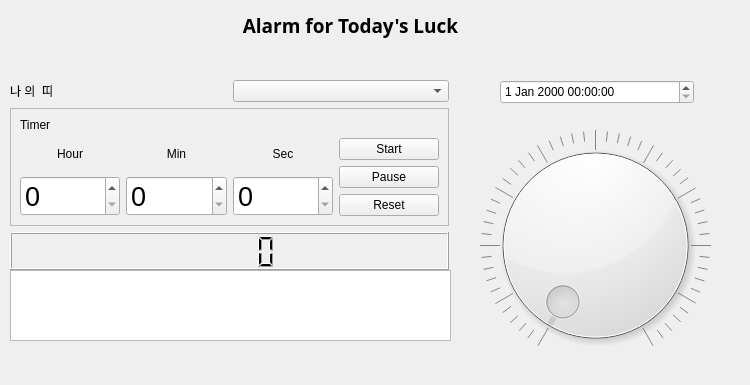
<?xml version="1.0" encoding="UTF-8"?>
<ui version="4.0">
 <class>Form__timer</class>
 <widget class="QWidget" name="Form__timer">
  <property name="geometry">
   <rect>
    <x>0</x>
    <y>0</y>
    <width>750</width>
    <height>385</height>
   </rect>
  </property>
  <property name="windowTitle">
   <string>Form</string>
  </property>
  <widget class="QDial" name="dial">
   <property name="geometry">
    <rect>
     <x>480</x>
     <y>110</y>
     <width>231</width>
     <height>271</height>
    </rect>
   </property>
   <property name="baseSize">
    <size>
     <width>30</width>
     <height>30</height>
    </size>
   </property>
   <property name="invertedAppearance">
    <bool>false</bool>
   </property>
   <property name="invertedControls">
    <bool>false</bool>
   </property>
   <property name="wrapping">
    <bool>false</bool>
   </property>
   <property name="notchTarget">
    <double>5.000000000000000</double>
   </property>
   <property name="notchesVisible">
    <bool>true</bool>
   </property>
  </widget>
  <widget class="QTextBrowser" name="textBrowser__log">
   <property name="geometry">
    <rect>
     <x>10</x>
     <y>270</y>
     <width>441</width>
     <height>71</height>
    </rect>
   </property>
  </widget>
  <widget class="QLabel" name="label__title">
   <property name="geometry">
    <rect>
     <x>210</x>
     <y>10</y>
     <width>281</width>
     <height>31</height>
    </rect>
   </property>
   <property name="font">
    <font>
     <family>Source Code Pro Semibold</family>
     <pointsize>14</pointsize>
     <weight>75</weight>
     <bold>true</bold>
    </font>
   </property>
   <property name="layoutDirection">
    <enum>Qt::LeftToRight</enum>
   </property>
   <property name="text">
    <string>Alarm for Today's Luck</string>
   </property>
   <property name="alignment">
    <set>Qt::AlignCenter</set>
   </property>
  </widget>
  <widget class="QWidget" name="layoutWidget">
   <property name="geometry">
    <rect>
     <x>10</x>
     <y>80</y>
     <width>439</width>
     <height>190</height>
    </rect>
   </property>
   <layout class="QHBoxLayout" name="horizontalLayout_2">
    <item>
     <layout class="QVBoxLayout" name="verticalLayout_6">
      <item>
       <layout class="QVBoxLayout" name="verticalLayout_5">
        <item>
         <layout class="QHBoxLayout" name="horizontalLayout">
          <item>
           <widget class="QLabel" name="label__usr_ddi">
            <property name="text">
             <string>나 의  띠 </string>
            </property>
           </widget>
          </item>
          <item>
           <widget class="QComboBox" name="comboBox__usr_ddi"/>
          </item>
         </layout>
        </item>
        <item>
         <widget class="QFrame" name="frame">
          <property name="frameShape">
           <enum>QFrame::StyledPanel</enum>
          </property>
          <property name="frameShadow">
           <enum>QFrame::Raised</enum>
          </property>
          <layout class="QGridLayout" name="gridLayout">
           <item row="1" column="3">
            <layout class="QVBoxLayout" name="verticalLayout">
             <item>
              <widget class="QPushButton" name="pushButton__start">
               <property name="text">
                <string>Start</string>
               </property>
              </widget>
             </item>
             <item>
              <widget class="QPushButton" name="pushButton__pause">
               <property name="text">
                <string>Pause</string>
               </property>
              </widget>
             </item>
             <item>
              <widget class="QPushButton" name="pushButton__reset">
               <property name="text">
                <string>Reset</string>
               </property>
              </widget>
             </item>
            </layout>
           </item>
           <item row="1" column="2">
            <layout class="QVBoxLayout" name="verticalLayout_4">
             <item>
              <widget class="QLabel" name="label_5">
               <property name="text">
                <string>Sec</string>
               </property>
               <property name="alignment">
                <set>Qt::AlignCenter</set>
               </property>
              </widget>
             </item>
             <item>
              <widget class="QSpinBox" name="spinBox__sec">
               <property name="font">
                <font>
                 <pointsize>20</pointsize>
                </font>
               </property>
              </widget>
             </item>
            </layout>
           </item>
           <item row="1" column="1">
            <layout class="QVBoxLayout" name="verticalLayout_3">
             <item>
              <widget class="QLabel" name="label_4">
               <property name="text">
                <string>Min</string>
               </property>
               <property name="alignment">
                <set>Qt::AlignCenter</set>
               </property>
              </widget>
             </item>
             <item>
              <widget class="QSpinBox" name="spinBox__min">
               <property name="font">
                <font>
                 <pointsize>20</pointsize>
                </font>
               </property>
              </widget>
             </item>
            </layout>
           </item>
           <item row="1" column="0">
            <layout class="QVBoxLayout" name="verticalLayout_2">
             <item>
              <widget class="QLabel" name="label_3">
               <property name="text">
                <string>Hour</string>
               </property>
               <property name="alignment">
                <set>Qt::AlignCenter</set>
               </property>
              </widget>
             </item>
             <item>
              <widget class="QSpinBox" name="spinBox__hour">
               <property name="font">
                <font>
                 <pointsize>20</pointsize>
                </font>
               </property>
              </widget>
             </item>
            </layout>
           </item>
           <item row="0" column="0">
            <widget class="QLabel" name="label__timer">
             <property name="text">
              <string>Timer</string>
             </property>
            </widget>
           </item>
          </layout>
         </widget>
        </item>
       </layout>
      </item>
      <item>
       <widget class="QLCDNumber" name="lcdNumber__viewer">
        <property name="font">
         <font>
          <pointsize>28</pointsize>
         </font>
        </property>
       </widget>
      </item>
     </layout>
    </item>
   </layout>
  </widget>
  <widget class="QDateTimeEdit" name="dateTimeEdit">
   <property name="geometry">
    <rect>
     <x>500</x>
     <y>80</y>
     <width>194</width>
     <height>24</height>
    </rect>
   </property>
  </widget>
 </widget>
 <resources/>
 <connections/>
</ui>
